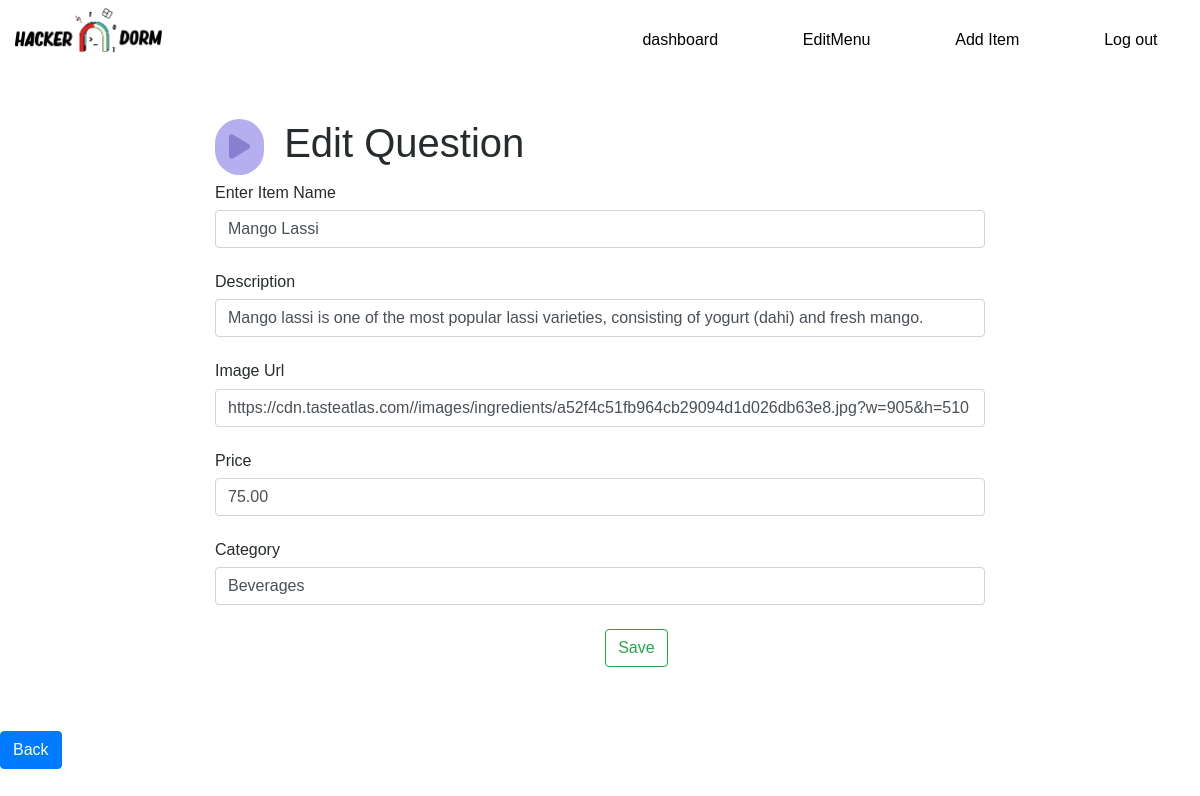
The app's page /interface/edit/Mango Lassi (signed in), older data.
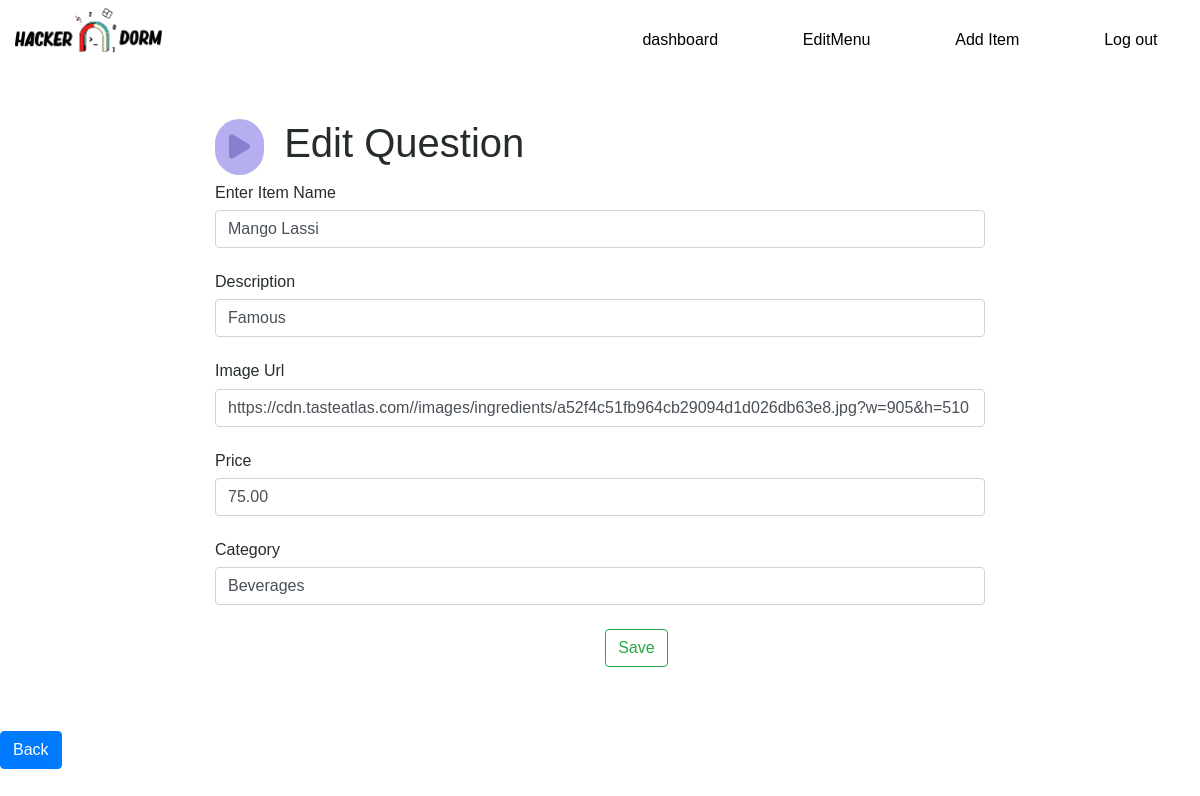
The same page, newer data.
### interface/models.py (models this page shows, shortened)
class MenuItem(models.Model):
    name = models.CharField(max_length=100)
    description = models.TextField()
    image = models.TextField()
    price = models.DecimalField(max_digits=5, decimal_places=2)
    category = models.ManyToManyField('Category', related_name='item')
    no = models.IntegerField(primary_key=True)

### interface/views.py (the view)
# urls.py: path('edit/<name>',views.edit_que),
@login_required
@staff_required
def edit_que(request,name):
    x=MenuItem.objects.get(name=name)
    cat =x.no
    catvalue = Category.objects.filter(item__pk = cat)
    print(catvalue)
    fields={'no':x.no,
     'name':x.name,
     'description':x.description,
     'image':x.image,
     'price':x.price,'category':catvalue[0],}
    return render(request,'teacher/edit.html',fields)

### interface/models.py (called while the page is built)
    def __str__(self):
        return self.name

### interface/templates/teacher/edit.html (shortened to what this page needs)
{% extends "base.html" %}
{% load static %}
{% block content %}
<br>
<div class="container-fluid col-lg-8">
  <h1><i class="fa fa-play " style=" margin-top:15px;color:#887FCE;
    text-align: center ;font-size: 28px;background: #B5AFEF;
    padding: 14px ;border-radius: 41px; margin-right: 9px;" aria-hidden="true"></i>
    Edit Question</h1>
<form action="/interface/edit_all/"  method="post">
  <div class="">
    <h6 class="mic">Enter Item Name</h6><input class="form-control" type="text" name="name" value="{{name}}"><br>
    <h6 class="mic">Description</h6><input class="form-control" type="text" name="description" value="{{description}}"><br>
    <h6 class="mic">Image Url</h6><input class="form-control" type="text" name="image" value="{{image}}"><br>
    <h6 class="mic">Price</h6><input class="form-control" type="text" name="price" value="{{price}}"><br>
    <h6 class="mic">Category</h6><input class="form-control" type="text" name="category" value="{{category.name}}"><br>
    <div class="form-group row">
      <div class="col-sm-7 ml-3">
        <button onclick="alert('Qusetion Edited Successfully!')" class="btn btn-outline-success float-right"  type="ques" >Save</button>
      </div>
    </div>
  </div>
  </form>
  </div>
  <br><br>
      <button class="btn btn-primary" onclick="window.location.href='/interface/dashboard'">Back</button>
{% endblock%}

Row changes from the older to the newer data that the page shows:
changed MenuItem "Mango Lassi": description "Mango lassi is one of the most popular lassi varieties, consisting of yogurt (dahi) and fresh mango." → "Famous"
